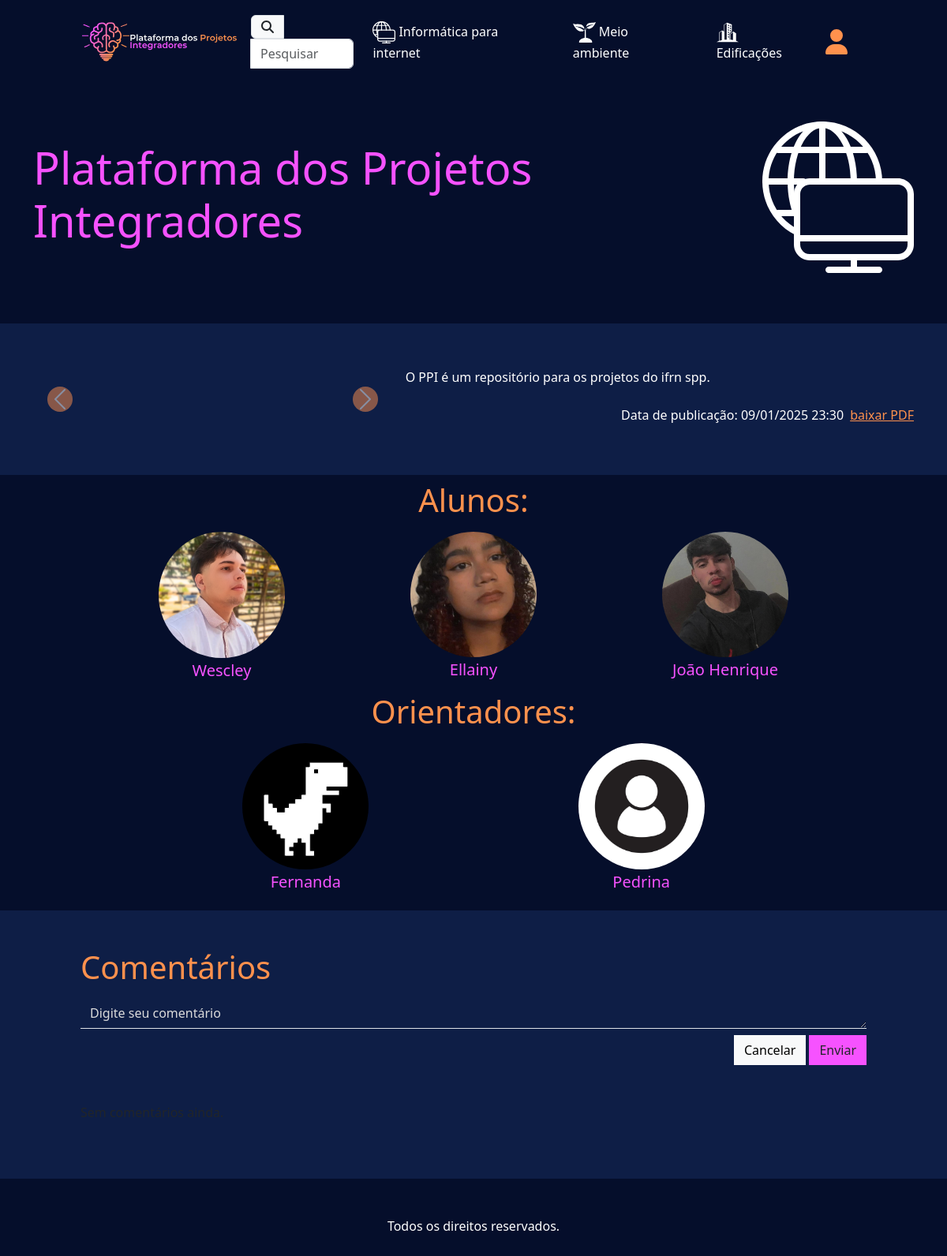
The page /post/1/ on the database as committed earlier.
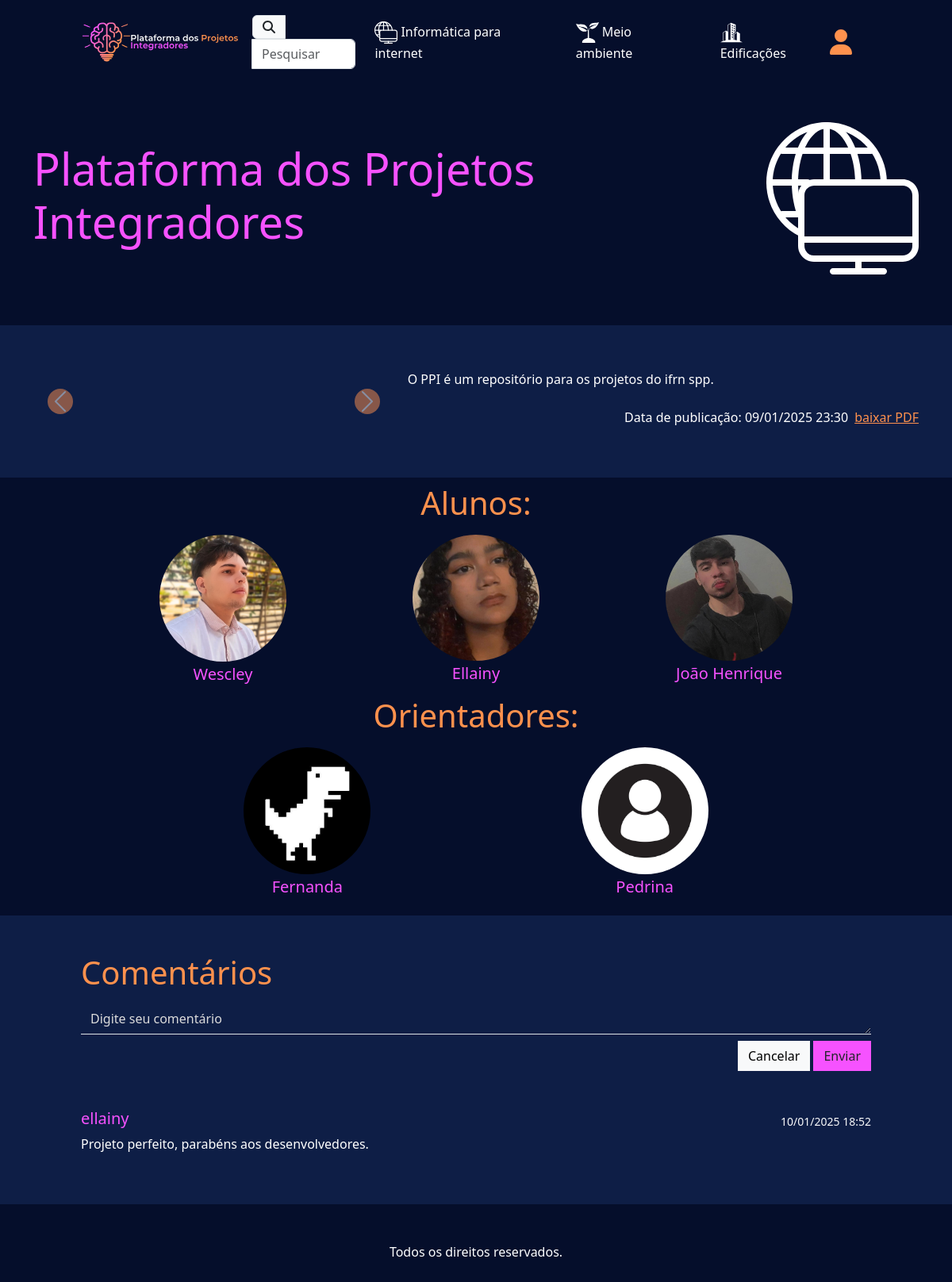
The same page on the database as committed later.
### ppi/models.py (models this page shows, shortened)
class Curso(models.Model):
    titulo = models.CharField(max_length=50)
    logo = models.FileField(blank=True)

class Aluno(models.Model):
    nome = models.CharField(max_length=50)
    foto = models.ImageField(upload_to='media/', blank=True)

class Orientador(models.Model):
    nome = models.CharField(max_length=50)
    foto = models.ImageField(upload_to='media/', blank=True)

class Comentario(models.Model):
    usuario = models.ForeignKey(User, on_delete=models.CASCADE)
    projeto = models.ForeignKey(Projeto, on_delete=models.CASCADE, related_name="comentarios",null=True)
    texto =  models.TextField(max_length=1000)
    criado_em = models.DateTimeField(auto_now_add=True)

### ppi/views.py (the view)
# urls.py: path("post/<int:id>/", views.post, name = "post"),
def post(request, id):
    projeto = get_object_or_404(Projeto, id=id)
    comentarios = projeto.comentarios.all()
    if request.method == "POST":
        form = ComentarioForm(request.POST)
        if form.is_valid():
            comentario = form.save(commit=False)
            comentario.usuario = request.user
            comentario.projeto = projeto
            comentario.save()
            return redirect('post', id=projeto.id)
    else:
        form = ComentarioForm()
    context = {
        'projeto': projeto,
        'comentarios': comentarios,
        'form': form
    }
    return render(request, "post.html", context)

### ppi/forms.py
class ComentarioForm(forms.ModelForm):
    class Meta:
        model = Comentario
        fields = ['texto']

### ppi/context_processors.py (called while the page is built)
def cursos(request):
    return {
        "cursos" : Curso.objects.all,
    }

### ppi/templates/post.html (shortened to what the changed rows need)
{% extends "base.html" %}
{% load static %}
{% block conteudo %}
<div class="container mb-3 py-5">
    <div class="row g-0">
        <div class="col-md-8 me-auto my-auto">
            <h1 class="roxinho text-left" style="font-size: 3.5em;">
                {{ projeto.titulo }}
            </h1>
        </div>
    </div>
</div>
<div class="container-fluid py-2">
    <div class="container container">
        <h1 class="text-center laranja">Alunos:</h1>
        <div class="d-flex flex-wrap justify-content-evenly align-items-center py-2">
            {% for aluno in projeto.alunos.all %}
            <a href="{% url 'verperfil' %}" style="text-decoration: none;">
                <div>
                    <img src="{% if aluno.foto %} {{aluno.foto.url}} {% else %} {% static 'imgs/usericn.jpg' %}{% endif %}" style="max-width: 10rem;" class="rounded-circle" alt="...">
                    <h5 class="text-center roxinho mt-1">{{aluno.nome}}</h5>
                </div>
            </a>
            {% endfor %}
        </div>
        <h1 class="text-center laranja">Orientadores:</h1>
        <div class="d-flex flex-wrap justify-content-evenly align-items-center py-2">
            {% for prof in projeto.orientadores.all %}
            <a href="{% url 'verperfil' %}" style="text-decoration: none;">
                <div>
                    <img src="{% if prof.foto %} {{prof.foto.url}} {% else %} {% static 'imgs/usericn.jpg' %}{% endif %}" style="max-width: 10rem;" class="rounded-circle" alt="...""">
                    <h5 class="text-center roxinho mt-1">{{ prof.nome }}</h5>
                </div>
            </a>
            {% endfor %}
        </div>
    </div>
</div>
<div class="container-fluid blueback py-5">
    <div class="container custom-container">
        <h1 class="laranja text-left">Comentários</h1>
        <div class="py-2">
            <div class="w-100 pt-5">
                {% for comentario in comentarios %}
                <div class="d-flex justify-content-between align-items-center">
                    <h5 class="roxinho">
                        {{ comentario.usuario.username }}
                    </h5>
                    <small class="text-light">
                        {{ comentario.criado_em|date:"d/m/Y H:i" }}
                    </small>
                </div>
                <p class="mb-2 text-white">{{ comentario.texto }}</p>
                {% empty %}
                    <p>Sem comentários ainda.</p>
                {% endfor %}
            </div>
        </div>
    </div>
</div>
{% endblock conteudo %}

### ppi/templates/base.html (shortened to what this page needs)
{% load static %}
<!doctype html>
<html lang="pt-br">
  <head>
    <link href="https://cdn.jsdelivr.net/npm/select2@4.1.0-rc.0/dist/css/select2.min.css" rel="stylesheet" />
    <link href="https://cdn.jsdelivr.net/npm/bootstrap@5.3.3/dist/css/bootstrap.min.css" rel="stylesheet">
    <link rel="stylesheet" href="{% static 'style.css' %}">
  </head>
  <body style="background-color: rgb(5, 14, 43);">
    <nav class="navbar navbar-expand-lg">
      <div class="container custom-container">
          <a class="navbar-brand" href="{% url 'index' %}">
              <img src="{% static 'imgs/logotopo.svg' %}" alt="Logo" style="max-height: 80px;">
          </a>
          <div class="collapse navbar-collapse" id="navbarSupportedContent">
              <ul class="navbar-nav mb-2 mb-lg-0 ms-auto d-flex align-items-center">
                {% if request.path == "/pesquisar/" %}
                <form
                    method="GET"
                    class="d-flex justify-content-center"
                    onsubmit="return redirectToSearchPage();"
                >
                <div class="input-group">
                  <span class="input-group-text" id="basic-addon1">
                    <i class="fa-solid fa-magnifying-glass text-dark"></i>
                  </span>
                  <input type="text" id="pesquisar" class="form-control search-bar" placeholder="Pesquisar" aria-describedby="basic-addon1">
                </div>
                </form>
                {% else %}
                <a class="text-decoration-none" href="{% url 'pesquisar' %}">
                  <div class="input-group">
                    <span class="input-group-text" id="basic-addon1">
                      <i class="fa-solid fa-magnifying-glass text-dark"></i>
                    </span>
                    <input type="text" id="pesquisar" class="form-control search-bar" placeholder="Pesquisar" aria-describedby="basic-addon1" readonly>
                  </div>
                </a>
                {% endif %}
                  {% for curso in cursos %}
                  <li class="nav-item mx-3">
                      <a class="text-white nav-link" href="{% url 'projetos' curso.id %}">
                          <img src="{{ curso.logo.url }}" style="max-width: 1.8rem;" alt="{{curso.titulo}}">
                          {{ curso.titulo }}
                      </a>
                  </li>
                  {% endfor %}
                  {% if user.is_authenticated %}
                  <li class="nav-item me-3">
                      <a class="nav-link" href="{% url 'verperfil' %}">
                        <i class="fa-solid fa-user fa-2xl laranja"></i>
                      </a>
                  </li>
                  {% else %}
                  <li class="nav-item me-3">
                      <a class="nav-link" href="{% url 'login' %}">
                        <i class="fa-solid fa-user fa-2xl laranja"></i>
                      </a>
                  </li>
                  {% endif %}
              </ul>
          </div>
      </div>
    </nav>
    {% block conteudo %}
    {% endblock conteudo %}
    <footer class="py-5 text-center text-white">
      Todos os direitos reservados.
    </footer>
  </body>
</html>

Rows that differ between the two databases and show on the page:
added Comentario: usuario.username "ellainy", criado_em "10/01/2025 18:52", texto "Projeto perfeito, parabéns aos desenvolvedores."
